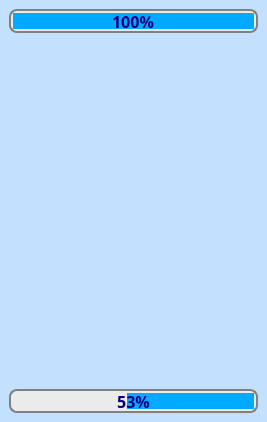
      <widget class="QWidget" name="page_BAK">
       <property name="geometry">
        <rect>
         <x>0</x>
         <y>0</y>
         <width>267</width>
         <height>422</height>
        </rect>
       </property>
       <property name="styleSheet">
        <string notr="true">background-color: rgb(195, 225, 255);</string>
       </property>
       <attribute name="label">
        <string>УРОВНИ БАКОВ</string>
       </attribute>
       <attribute name="toolTip">
        <string>Информация об уровнях жидкости в баках</string>
       </attribute>
       <layout class="QVBoxLayout" name="verticalLayout_8" stretch="0,0,0">
        <property name="spacing">
         <number>9</number>
        </property>
        <property name="leftMargin">
         <number>9</number>
        </property>
        <property name="topMargin">
         <number>9</number>
        </property>
        <property name="rightMargin">
         <number>9</number>
        </property>
        <property name="bottomMargin">
         <number>9</number>
        </property>
        <item>
         <widget class="QProgressBar" name="progressBar_LP_ST_UDP_WATER_LEVEL1">
          <property name="sizePolicy">
           <sizepolicy hsizetype="Preferred" vsizetype="Fixed">
            <horstretch>0</horstretch>
            <verstretch>0</verstretch>
           </sizepolicy>
          </property>
          <property name="maximumSize">
           <size>
            <width>16777215</width>
            <height>24</height>
           </size>
          </property>
          <property name="font">
           <font>
            <family>Arial Black</family>
            <pointsize>12</pointsize>
            <weight>75</weight>
            <italic>false</italic>
            <bold>true</bold>
           </font>
          </property>
          <property name="styleSheet">
           <string notr="true">QProgressBar
{
	border: 2px solid grey;
	border-radius: 8px;
	
	color: rgb(0, 0, 127);
	padding: 2px;
	background-color: rgb(235, 235, 235);
}
QProgressBar::chunk {
	
	background-color: rgb(0, 170, 255);
}</string>
          </property>
          <property name="maximum">
           <number>100</number>
          </property>
          <property name="value">
           <number>100</number>
          </property>
          <property name="alignment">
           <set>Qt::AlignCenter</set>
          </property>
          <property name="invertedAppearance">
           <bool>true</bool>
          </property>
         </widget>
        </item>
        <item>
         <widget class="QFrame" name="frame_Tanks">
          <property name="sizePolicy">
           <sizepolicy hsizetype="Preferred" vsizetype="Preferred">
            <horstretch>9</horstretch>
            <verstretch>0</verstretch>
           </sizepolicy>
          </property>
          <property name="styleSheet">
           <string notr="true">QFrame#frame_Tanks
{
	image: url(:/images/images/tanks.png);
}</string>
          </property>
          <property name="frameShape">
           <enum>QFrame::NoFrame</enum>
          </property>
          <property name="frameShadow">
           <enum>QFrame::Raised</enum>
          </property>
          <layout class="QVBoxLayout" name="verticalLayout_9">
           <property name="leftMargin">
            <number>20</number>
           </property>
           <property name="topMargin">
            <number>20</number>
           </property>
           <property name="rightMargin">
            <number>20</number>
           </property>
           <property name="bottomMargin">
            <number>20</number>
           </property>
          </layout>
         </widget>
        </item>
        <item>
         <widget class="QProgressBar" name="progressBar_LP_ST_UDP_WATER_LEVEL2">
          <property name="sizePolicy">
           <sizepolicy hsizetype="Preferred" vsizetype="Fixed">
            <horstretch>0</horstretch>
            <verstretch>0</verstretch>
           </sizepolicy>
          </property>
          <property name="maximumSize">
           <size>
            <width>16777215</width>
            <height>24</height>
           </size>
          </property>
          <property name="font">
           <font>
            <family>Arial Black</family>
            <pointsize>12</pointsize>
            <weight>75</weight>
            <italic>false</italic>
            <bold>true</bold>
           </font>
          </property>
          <property name="styleSheet">
           <string notr="true">QProgressBar
{
	border: 2px solid grey;
	border-radius: 8px;
	
	color: rgb(0, 0, 127);
	padding: 2px;
	background-color: rgb(235, 235, 235);
}
QProgressBar::chunk {
	
	background-color: rgb(0, 170, 255);
}</string>
          </property>
          <property name="maximum">
           <number>100</number>
          </property>
          <property name="value">
           <number>53</number>
          </property>
          <property name="alignment">
           <set>Qt::AlignCenter</set>
          </property>
          <property name="textVisible">
           <bool>true</bool>
          </property>
          <property name="invertedAppearance">
           <bool>true</bool>
          </property>
          <property name="format">
           <string>%p%</string>
          </property>
         </widget>
        </item>
       </layout>
      </widget>
